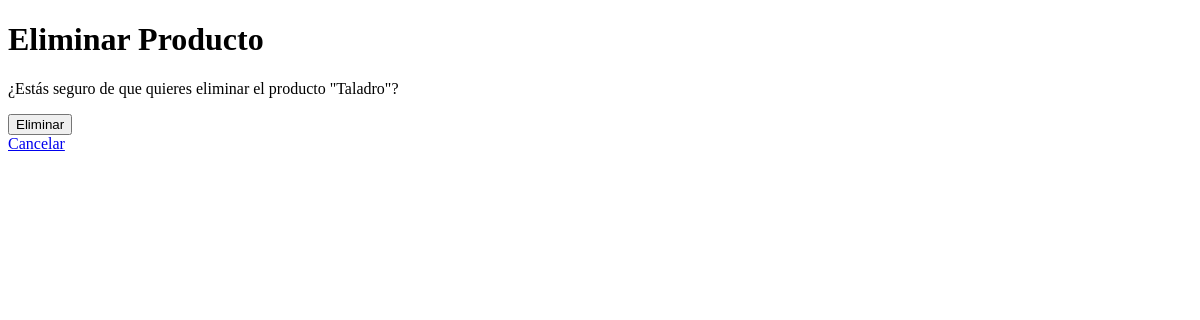
The app's page /eliminar_producto/1/, older data.
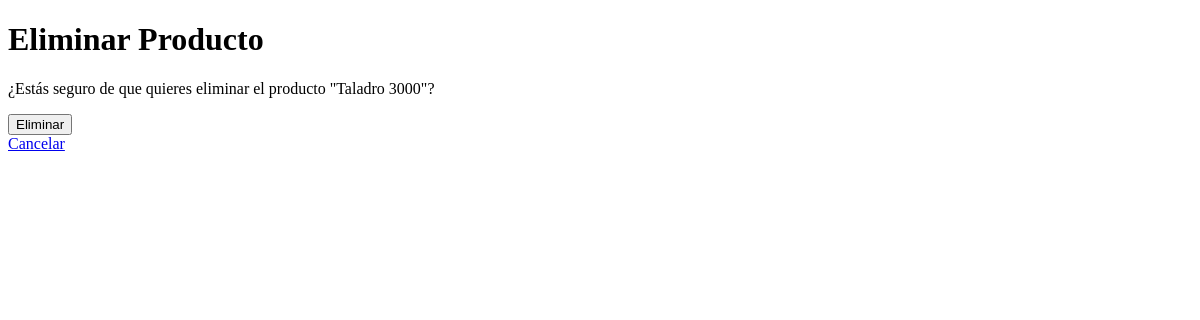
The same page, newer data.
### api/models.py (models this page shows)
class Producto (models.Model):
    codigoProducto = models.CharField(max_length=100)
    marca = models.CharField(max_length=20)
    codigo = models.CharField(max_length=10)
    nombre = models.CharField(max_length=100)
    precio = models.CharField(max_length=10)
    fecha = models.CharField(max_length=10)
    disponible = models.BooleanField(default=False)
    stock = models.IntegerField(default=0)

### api/views.py (the view)
# urls.py: path('eliminar_producto/<int:pk>/', views.eliminar_producto, name='eliminar_producto'),
def eliminar_producto(request, pk):
    producto = get_object_or_404(Producto, pk=pk)
    if request.method == 'POST':
        producto.delete()
        return redirect('listar_productos')
    return render(request, 'eliminar_producto.html', {'producto': producto})

### api/templates/eliminar_producto.html (shortened to what this page needs)
<!DOCTYPE html>
<html lang="en">
<head>
</head>
<body>
    <h1>Eliminar Producto</h1>
    <p>¿Estás seguro de que quieres eliminar el producto "{{ producto.nombre }}"?</p>
    <form method="post">
        <button type="submit">Eliminar</button>
    </form>
    <a href="{% url 'listar_productos' %}">Cancelar</a>
</body>
</html>

Row changes from the older to the newer data that the page shows:
changed Producto: nombre "Taladro" → "Taladro 3000"
